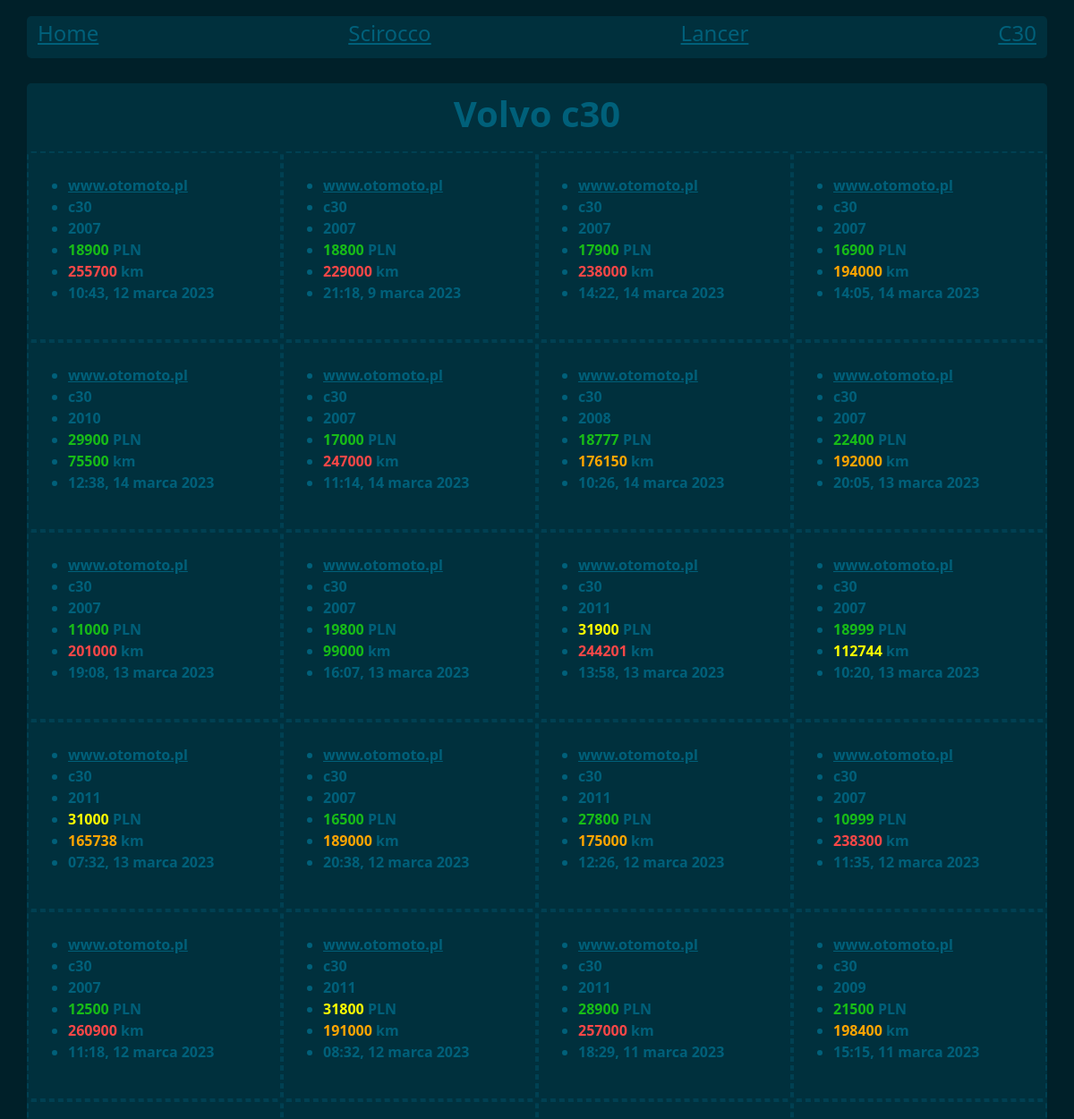
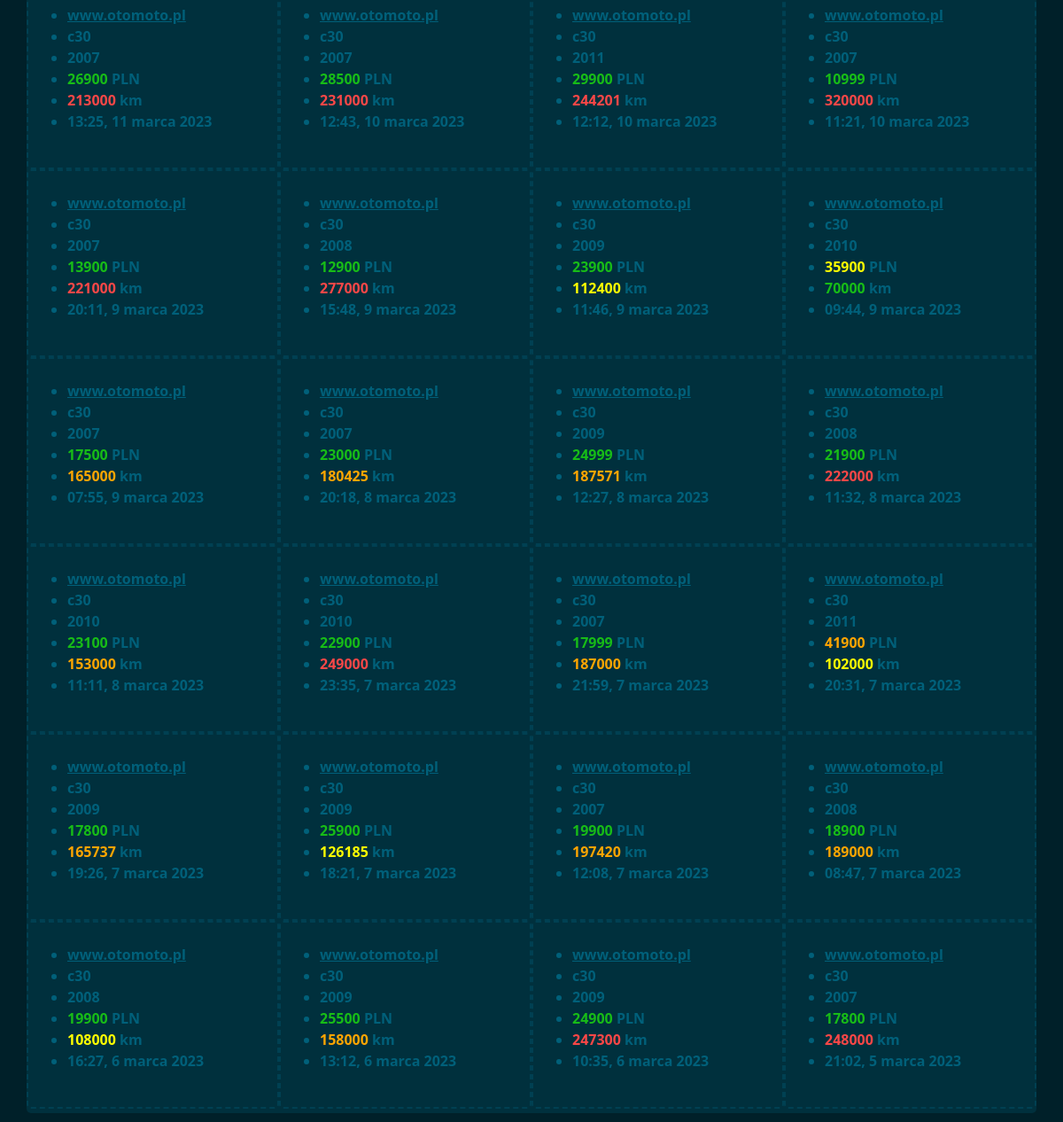
Page /c30/ on the committed database (2 pictures, top to bottom).
### cardeals/models.py (models this page shows)
class Cars(models.Model):
    brand = models.TextField(blank=True, null=True)
    model = models.TextField(blank=True, null=True)
    price = models.IntegerField(blank=True, null=True)
    currency = models.TextField(blank=True, null=True)
    year = models.IntegerField(blank=True, null=True)
    mileage = models.IntegerField(blank=True, null=True)
    add_date = models.TextField(blank=True, null=True)
    url = models.TextField(blank=True, null=True)
    class Meta:
        managed = False
        db_table = 'cars'

### cardeals/views.py (the view)
# urls.py: path('c30/', views.c30deals, name='c30deals')
def c30deals(response):
    deals = Cars.objects.all()
    return render(response, "cardeals/c30.html", {"deals": deals})

### cardeals/templates/cardeals/c30.html (shortened to what this page needs)
{% extends 'cardeals/base.html' %}
{% block model %} Volvo c30 {% endblock %}
{% block content %}
    {% if deal.model == "c30" %}
    <div class="col-3" id="main">
        <ul>
            <br><li><a href="{{ deal.url }}" target="_blank"> www.otomoto.pl</a></li>
            <li> {{ deal.model }}</li>
            <li> {{ deal.year }}</li>
            <li> <span class="price">{{ deal.price }}</span> {{ deal.currency }}</li>
            <li> <span class="mileage">{{ deal.mileage }}</span> km</li>
            <li> {{ deal.add_date }}</li><br>
        </ul>
    </div>
    {% endif %}
{% endblock %}

### cardeals/static/main.css (style rules this page uses)
body { background-color:#002029; color: #00607a; font-weight:bold; }
a { color: #00607a; }
#main { border-width: 2px; border-style: dashed; border-radius: 5px; border-color: #004052; }

### rows in the picture
Cars: model "c30", year "2007", price "18900", currency "PLN", mileage "255700", add_date "10:43, 12 marca 2023"
Cars: model "c30", year "2007", price "18800", currency "PLN", mileage "229000", add_date "21:18, 9 marca 2023"
Cars: model "c30", year "2007", price "17900", currency "PLN", mileage "238000", add_date "14:22, 14 marca 2023"
Cars: model "c30", year "2007", price "16900", currency "PLN", mileage "194000", add_date "14:05, 14 marca 2023"
Cars: model "c30", year "2010", price "29900", currency "PLN", mileage "75500", add_date "12:38, 14 marca 2023"
Cars: model "c30", year "2007", price "17000", currency "PLN", mileage "247000", add_date "11:14, 14 marca 2023"
Cars: model "c30", year "2008", price "18777", currency "PLN", mileage "176150", add_date "10:26, 14 marca 2023"
Cars: model "c30", year "2007", price "22400", currency "PLN", mileage "192000", add_date "20:05, 13 marca 2023"
Cars: model "c30", year "2007", price "11000", currency "PLN", mileage "201000", add_date "19:08, 13 marca 2023"
Cars: model "c30", year "2007", price "19800", currency "PLN", mileage "99000", add_date "16:07, 13 marca 2023"
Cars: model "c30", year "2011", price "31900", currency "PLN", mileage "244201", add_date "13:58, 13 marca 2023"
Cars: model "c30", year "2007", price "18999", currency "PLN", mileage "112744", add_date "10:20, 13 marca 2023"
Cars: model "c30", year "2011", price "31000", currency "PLN", mileage "165738", add_date "07:32, 13 marca 2023"
Cars: model "c30", year "2007", price "16500", currency "PLN", mileage "189000", add_date "20:38, 12 marca 2023"
Cars: model "c30", year "2011", price "27800", currency "PLN", mileage "175000", add_date "12:26, 12 marca 2023"
Cars: model "c30", year "2007", price "10999", currency "PLN", mileage "238300", add_date "11:35, 12 marca 2023"
Cars: model "c30", year "2007", price "12500", currency "PLN", mileage "260900", add_date "11:18, 12 marca 2023"
Cars: model "c30", year "2011", price "31800", currency "PLN", mileage "191000", add_date "08:32, 12 marca 2023"
Cars: model "c30", year "2011", price "28900", currency "PLN", mileage "257000", add_date "18:29, 11 marca 2023"
Cars: model "c30", year "2009", price "21500", currency "PLN", mileage "198400", add_date "15:15, 11 marca 2023"
Cars: model "c30", year "2007", price "26900", currency "PLN", mileage "213000", add_date "13:25, 11 marca 2023"
Cars: model "c30", year "2007", price "28500", currency "PLN", mileage "231000", add_date "12:43, 10 marca 2023"
Cars: model "c30", year "2011", price "29900", currency "PLN", mileage "244201", add_date "12:12, 10 marca 2023"
Cars: model "c30", year "2007", price "10999", currency "PLN", mileage "320000", add_date "11:21, 10 marca 2023"
Cars: model "c30", year "2007", price "13900", currency "PLN", mileage "221000", add_date "20:11, 9 marca 2023"
Cars: model "c30", year "2008", price "12900", currency "PLN", mileage "277000", add_date "15:48, 9 marca 2023"
Cars: model "c30", year "2009", price "23900", currency "PLN", mileage "112400", add_date "11:46, 9 marca 2023"
Cars: model "c30", year "2010", price "35900", currency "PLN", mileage "70000", add_date "09:44, 9 marca 2023"
Cars: model "c30", year "2007", price "17500", currency "PLN", mileage "165000", add_date "07:55, 9 marca 2023"
Cars: model "c30", year "2007", price "23000", currency "PLN", mileage "180425", add_date "20:18, 8 marca 2023"
Cars: model "c30", year "2009", price "24999", currency "PLN", mileage "187571", add_date "12:27, 8 marca 2023"
Cars: model "c30", year "2008", price "21900", currency "PLN", mileage "222000", add_date "11:32, 8 marca 2023"
Cars: model "c30", year "2010", price "23100", currency "PLN", mileage "153000", add_date "11:11, 8 marca 2023"
Cars: model "c30", year "2010", price "22900", currency "PLN", mileage "249000", add_date "23:35, 7 marca 2023"
Cars: model "c30", year "2007", price "17999", currency "PLN", mileage "187000", add_date "21:59, 7 marca 2023"
Cars: model "c30", year "2011", price "41900", currency "PLN", mileage "102000", add_date "20:31, 7 marca 2023"
Cars: model "c30", year "2009", price "17800", currency "PLN", mileage "165737", add_date "19:26, 7 marca 2023"
Cars: model "c30", year "2009", price "25900", currency "PLN", mileage "126185", add_date "18:21, 7 marca 2023"
Cars: model "c30", year "2007", price "19900", currency "PLN", mileage "197420", add_date "12:08, 7 marca 2023"
Cars: model "c30", year "2008", price "18900", currency "PLN", mileage "189000", add_date "08:47, 7 marca 2023"
Cars: model "c30", year "2008", price "19900", currency "PLN", mileage "108000", add_date "16:27, 6 marca 2023"
Cars: model "c30", year "2009", price "25500", currency "PLN", mileage "158000", add_date "13:12, 6 marca 2023"
Cars: model "c30", year "2009", price "24900", currency "PLN", mileage "247300", add_date "10:35, 6 marca 2023"
Cars: model "c30", year "2007", price "17800", currency "PLN", mileage "248000", add_date "21:02, 5 marca 2023"
